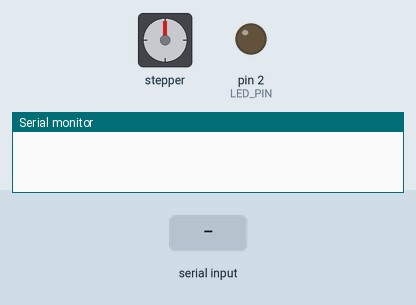
Simulated run of this sketch. Board: Arduino Uno, built with avr-gcc and run on an emulated ATmega328P. On the bench: stepper motor, output pins drawn as LEDs (lit = HIGH), the last lines printed to the serial monitor. Wiring (inferred from the names in the program): stepper motor driver (200 steps per turn assumed): step pin 3; direction pin 4; enable pin 5. The inputs (shaded band) are chosen by the test bench. Pins used as bus, display or sensor lines are not drawn.

Above: at 1.2 s.
1.3 s: "N90\n" received over Serial
At 2.1 s:
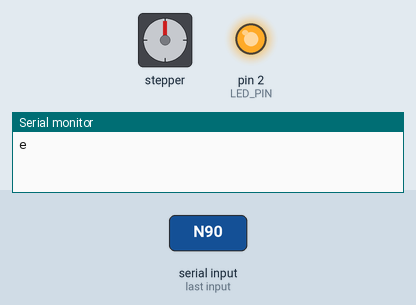
Timing chart, 0 to 4.3 s (numbered marks = the images above; inputs shaded):
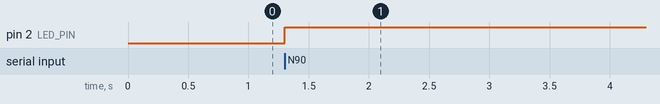

The sketch:

arduinoCode.ino
```cpp
// Stepper motor controller for T-Capture turntable, plus LED lighting control.
// Motor: 8-byte serial commands from the PC: [4-digit num_captures][4-digit steps]
//   Steps the motor by <steps> pulses, then sends 'e' to signal completion.
// LEDs: single-byte commands 'N' (on) / 'F' (off) drive the transistor on
//   LED_PIN, acknowledged with 'e' the same way as motor moves.

#define STEP_PIN      3
#define DIRECTION_PIN 4
#define ENABLE_PIN    5
#define LED_PIN       2

#define STEP_HIGH_US  2
#define STEP_LOW_MS   5

void setup() {
  Serial.begin(115200);
  pinMode(STEP_PIN,      OUTPUT);
  pinMode(DIRECTION_PIN, OUTPUT);
  pinMode(ENABLE_PIN,    OUTPUT);
  pinMode(LED_PIN,       OUTPUT);
  digitalWrite(DIRECTION_PIN, HIGH);
  digitalWrite(ENABLE_PIN,    HIGH);  // disabled until a command arrives
  digitalWrite(LED_PIN,       LOW);   // LEDs off at startup
}

void loop() {
  if (Serial.available() > 0) {
    char c = Serial.peek();

    if (c == 'N' || c == 'F') {
      Serial.read();
      digitalWrite(LED_PIN, c == 'N' ? HIGH : LOW);
      Serial.print('e');  // acknowledge completion to PC
      return;
    }

    if (Serial.available() > 7) {
      char buf[9] = {0};
      for (int k = 0; k < 8; k++) {
        buf[k] = (char)Serial.read();
      }

      // First 4 chars = num_captures (not used for motor timing, reserved for future use)
      // Last  4 chars = steps to advance
      String packet = String(buf);
      int steps = packet.substring(4, 8).toInt();

      digitalWrite(ENABLE_PIN, LOW);   // enable driver
      for (int i = 0; i < steps; i++) {
        digitalWrite(STEP_PIN, HIGH);
        delayMicroseconds(STEP_HIGH_US * 1000);
        digitalWrite(STEP_PIN, LOW);
        delay(STEP_LOW_MS);
      }
      digitalWrite(ENABLE_PIN, HIGH);  // disable driver between moves

      Serial.print('e');  // acknowledge completion to PC
    }
  }
}
```

Measured:
- after the input at 1.3 s, pin 2 (LED_PIN): LOW → HIGH at once
